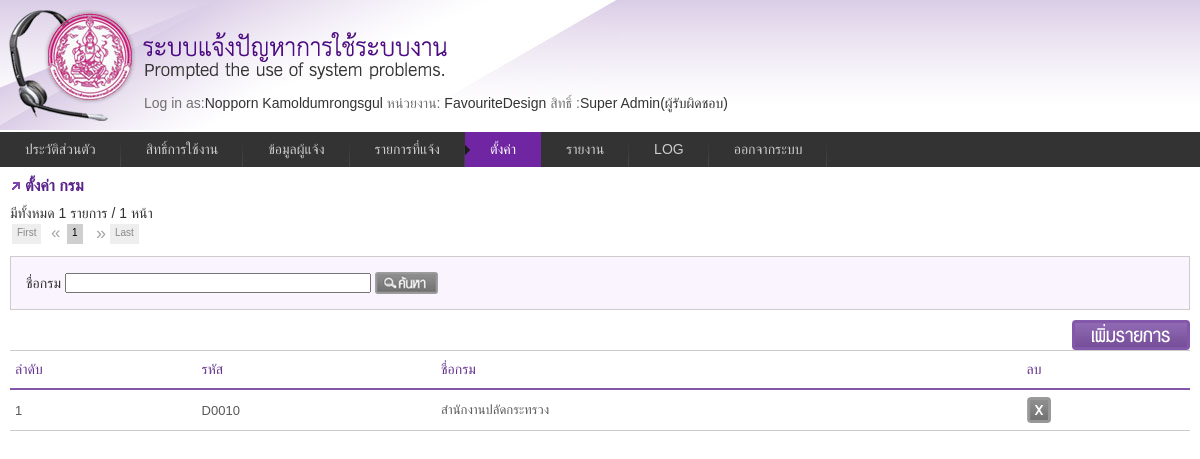
/setting.php?act=departmentlist (signed in), run on the app's committed database.
### tables this page shows
CREATE TABLE `informent` (
  `ID` int(11) NOT NULL auto_increment,
  `Code` varchar(10) default NULL,
  `Name` varchar(50) default NULL,
  `lastname` varchar(50) default NULL,
  `usertypeid` int(11) default NULL,
  `UserGroupID` int(11) default NULL,
  `DepartmentID` int(11) default NULL,
  `DivisionID` int(11) default NULL,
  `GroupID` int(11) default NULL,
  `HumanType` int(11) default NULL,
  `IdCard` varchar(17) default NULL,
  `Tel` varchar(11) default NULL,
  `Email` varchar(255) default NULL,
  `Password` varchar(50) default NULL,
  `DateRegister` datetime default NULL,
  PRIMARY KEY  (`ID`)
);

CREATE TABLE `usergroup` (
  `ID` int(10) NOT NULL auto_increment,
  `Code` varchar(10) default NULL,
  `UserGroupName` varchar(50) default NULL,
  `UserDate` date default NULL,
  `CanAccessAll` char(10) default NULL,
  `level` char(1) default NULL,
  PRIMARY KEY  (`ID`)
);

CREATE TABLE `department` (
  `ID` int(10) NOT NULL auto_increment,
  `Code` varchar(20) default NULL,
  `DeptName` varchar(50) default NULL,
  PRIMARY KEY  (`ID`)
);

### include/function.php (called while the page is built, shortened)
<?php
function GetData($tablename, $id)
{
    if($id!='' && $tablename !='')
    {
      $result = mysql_query("SELECT * FROM ".$tablename." WHERE ID=".$id) or die("Error".mysql_error());
      $row = mysql_fetch_array($result);
    }
    return @$row;
}
function GetUserType($id){
	 $type=array("","ผู้รับผิดชอบ","ผู้ประสานงาน ","เจ้าของระบบ","ผู้ใช้งาน");
	 return $type[$id];
}
?>

### include/class_userlogin.php (called while the page is built, shortened)
<?php
class UserLogin{
 function GetPermission($pm_code)
 {
	$sql="select * from usergroup_permission where usergroupid=".$_SESSION["usergroupid"]." and code=".$pm_code;
	$result=mysql_query($sql)or die('Invalid query: ' . mysql_error());
	if($result){
		$item=mysql_fetch_assoc($result);
	}else{ $item="";}
	return $item;
 }
}
?>

### include/config.php (called while the page is built, shortened)
<?
$per_page = 10;
?>

### setting/department_list.php (the view, shortened to what this page needs)
<?
 $deptSearch = @$_GET['DeptSearch'];
  $condition = "WHERE 1 = 1 ";
  $condition .= $deptSearch!='' ? " AND DeptName like '%".$deptSearch."%'" : "";
                $num_pages= 1;
                $page= @$_GET['page']!='' ? @$_GET['page'] : 1;
                  $sql = "select * from department  ".$condition;
                        $result = mysql_query($sql);
                        $page_start = ( $per_page * $page) - $per_page;
                        $num_rows = mysql_num_rows( $result );
                  if ( $num_rows <= $per_page )
                        $num_pages = 1;
                  else if ( ( $num_rows % $per_page ) == 0 )
                        $num_pages = ( $num_rows / $per_page );
                  else
                        $num_pages = ( $num_rows / $per_page ) + 1;
                $num_pages = ( int ) $num_pages;
                $sql .= "  ORDER BY ID  DESC  LIMIT $page_start, $per_page";
                $result = mysql_query($sql) or die("Invalid query: " . mysql_error());
?>
<h3>ตั้งค่า กรม</h3>
<div  >มีทั้งหมด <?php  echo $num_rows;?> รายการ  / <?php  echo $num_pages;?> หน้า <div id="pagenavi" ></div></div>
<form method="get">
<div id="search">
<span>ชื่อกรม
<input name= "DeptSearch"type="text" id= "DeptSearch" size="35" value="<?php  echo $deptSearch;?>"></span>
<span>
<input name="Search" type="submit" value="search" class="btn_search" />
  </span>
</div>
</form>
<div id="btnBox"><input type="button" value="เพิ่มรายการ"  class="btn_add"  onclick="window.location.href='setting.php?act=departmentform'"/></div>
<table class="tblist">
<tr>
  <th align="left">ลำดับ</th>
  <th align="left">รหัส</th>
  <th align="left">ชื่อกรม</th>
  <th align="left">ลบ</th>
  </tr>
<?
  $i = ($page -1)* $per_page;
  while($row=mysql_fetch_array($result)){
	 $i++;
?>
  <tr style="cursor:pointer;">
  <td onclick="window.location='setting.php?act=departmentform&id=<?php  echo $row['ID'];?>';" ><?php  echo $i;?></td>
  <td onclick="window.location='setting.php?act=departmentform&id=<?php  echo $row['ID'];?>';" ><?php  echo $row['Code'];?></td>
  <td onclick="window.location='setting.php?act=departmentform&id=<?php  echo $row['ID'];?>';" ><?php  echo $row['DeptName'];?></td>
  <td><input type="submit" name="delbutton" id="delbutton" value="" class="btn_delete" onclick="ConfirmDelete('setting.php?type=department&act=delete&id=<?php  echo $row['ID'];?>&chk_del=<?php echo $item_2['CanDelete'];?>');" /> </td>
</tr>
<? } ?>
</table>

### _menu.php (shortened to what this page needs)
<?
$currentUser = GetData("informent",$_SESSION['id']);
$group = GetData("usergroup",$_SESSION["usergroupid"]);
$agen=GetAgencie($_SESSION["id"]);
?>
<?
	$tmp = explode("/",$_SERVER['SCRIPT_NAME']);
		 $page_name = trim($tmp[count($tmp)-1]);
		$active_1_list = array('profile.php');
		$active_2_list = array('usergroup.php');
		$active_3_list = array('user.php');
		$active_4_list = array('request_list.php');
		$active_5_list = array('setting.php');
		$active_6_list = array('report.php');
		$active_7_list = array('logfile.php');
		if (in_array($page_name, $active_1_list))$m1_class = "current";	else	$m1_class = "";
		if (in_array($page_name, $active_2_list))$m2_class = "current";	else 	$m2_class = "";
		if (in_array($page_name, $active_3_list))$m3_class = "current";	else	$m3_class = "";
		if (in_array($page_name, $active_4_list))$m4_class = "current";	else	$m4_class = "";
		if (in_array($page_name, $active_5_list))$m5_class = "current";	else	$m5_class = "";
		if (in_array($page_name, $active_6_list))$m6_class = "current";	else	$m6_class = "";
		if (in_array($page_name, $active_7_list))$m7_class = "current";	else	$m7_class = "";
?>
<div id="head">
<div style="padding:95px 0 0 144px;">
<span class="gray">Log in as:</span><?php echo $currentUser['Name']." ".$currentUser['lastname'];?>
<span class="gray"> หน่วยงาน:</span>
<?php  if($_SESSION["usergroupid"]=="2"){
			$agen="FavouriteDesign";
		}
			echo $agen;
?>
<?php
$pm =new UserLogin();
    $item_1=$pm->GetPermission(1);
	$item_2=$pm->GetPermission(2);
	$item_3=$pm->GetPermission(3);
	$item_4=$pm->GetPermission(4);
	$item_5=$pm->GetPermission(5);
	$item_6=$pm->GetPermission(6);
	$item_7=$pm->GetPermission(7);
    $item_8=$pm->GetPermission(8);
	$item_10=$pm->GetPermission(10);
    $item_9=$pm->GetPermission(9);
	$item_11=$pm->GetPermission(11);
?>
<span class="gray"> สิทธิ์ :</span><?php echo $group['UserGroupName']; ?>(<?php echo GetUserType($_SESSION["usertype"]); ?>)</div>
</div>
<div class="menu">
		<ul>
			<li><a href="profile.php"  class="<?=$m1_class;?>">ประวัติส่วนตัว</a></li>
			<?php if($item_9['CanView']=="1"){ ?>
            <li><a href="usergroup.php"  class="<?=$m2_class;?>">สิทธิ์การใช้งาน</a></li>
			<?php } ?>
			<?php if($item_8['CanView']=="1"){ ?>
            <li><a href="user.php"  class="<?=$m3_class;?>">ข้อมูลผู้แจ้ง</a></li>
			<?php } ?>
			<li><a href="request_list.php" id="current"  class="<?=$m4_class;?>">รายการที่แจ้ง</a></li>
			 <?php
			 if($item_1['CanView']=="1" || $item_2['CanView']=="1" || $item_3['CanView']=="1" || $item_4['CanView']=="1" || $item_5['CanView']=="1" || $item_6['CanView']=="1" || $item_7['CanView']=="1"){ ?>
            <li><a href="#" class="<?=$m5_class;?>">ตั้งค่า</a>
          </li>
          <?php } ?>
		  	<?php if($item_10['CanView']=="1"){ ?>
            <li><a href="#" class="<?=$m6_class;?>">รายงาน</a>
            </li>
			<?php } ?>
			<?php
				if($item_11['CanView']=="1"){
				 ?>
            <li><a href="logfile.php" class="<?=$m7_class;?>">LOG</a></li>
			<?php } ?>
            <li><a href="#" onclick="ConfirmLogout();">ออกจากระบบ</a></li>
		</ul>
	</div>

### css/paginate.css (style rules this page uses)
.jPaginate { height:34px; position:relative; color:#a5a5a5; font-size:small; width:80%; margin:0px; text-align:center; font-size:10px; clear:both; }

### css/style.css (style rules this page uses)
html,body { font-family:Tahoma, Geneva, sans-serif; font-size:14px; color:#333; background:url(../images/bg_head.jpg) repeat-x; }
h3 { color:#5a228b; padding:0 0 0 15px; font-size:16px; font-weight:700; background:url(../images/bull.gif) no-repeat center left; margin-bottom:10px; }
#head { background:url(../images/head.jpg) no-repeat; height:132px; }
#btnBox { text-align:right;position:relative; float:right; }
#search { padding:15px; border:1px solid #CCC; margin-bottom:10px; background:#FAF4FF }
.tblist { font-family: "Lucida Sans Unicode", "Lucida Grande", Sans-Serif; font-size: 13px; background: #fff; margin:0; width: 100%; border-collapse: collapse; text-align: left; }
.tblist th { font-size: 14px; font-weight: normal; color:#65358f; padding: 10px 5px; border-top: 1px solid #ccc; border-bottom: 2px solid #8356aa; border-left: 0px solid #ccc; border-right: 0px solid #ccc; }
.tblist td { color:#595959; padding: 5px; height:30px; border-top: 1px solid #ccc; border-bottom: 1px solid #ccc; border-left: 0px solid #ccc; border-right: 0px solid #ccc; }

### css/other.css (style rules this page uses)
.gray { color:#707070 }
.btn_add { width:118px; height:30px; border: none; background: transparent url(../images/btn_add.png) no-repeat center; overflow: hidden; text-indent: -999px; line-height: 0px; display:inline; color: #a63606; cursor: pointer; cursor: hand; }
.btn_delete { width:24px; height:26px; border: none; background: transparent url(../images/btn_delete.png) no-repeat center; overflow: hidden; text-indent: -999px; line-height: 0px; display:inline; color: #a63606; cursor: pointer; cursor: hand; }
.btn_search { width:63px; height:22px; border: none; background: transparent url(../images/btn_search.png) no-repeat center; overflow: hidden; text-indent: -999px; line-height: 0px; display:inline; color: #a63606; cursor: pointer; cursor: hand; }

### css/menu_style.css (style rules this page uses)
.menu { border:none; border:0px; margin:0px; padding:0px; font: 67.5% "Lucida Sans Unicode", "Bitstream Vera Sans", "Trebuchet Unicode MS", "Lucida Grande", Verdana, Helvetica, sans-serif; font-size:14px; font-weight:bold; }
.menu ul { background:#333; height:35px; list-style:none; margin:0; padding:0; }
.menu li { float:left; padding:0px; }
.menu li a { background:#333 url("../images/seperator.gif") bottom right no-repeat; color:#cccccc; display:block; font-weight:normal; line-height:35px; margin:0px; padding:0px 25px; text-align:center; text-decoration:none; }
.menu .current { background:#7025a2 url('../images/hover_sub.gif') center left no-repeat; border:0px; color:#FFF; text-decoration:none; }

### data on the page
informent: Name "Nopporn", lastname "Kamoldumrongsgul"
usergroup: UserGroupName "Super Admin"
department: Code "D0010", DeptName "สำนักงานปลัดกระทรวง"

### other printed values
$agen "FavouriteDesign"
GetUserType($_SESSION["usertype"]) "ผู้รับผิดชอบ"
$num_rows "1"
$num_pages "1"
